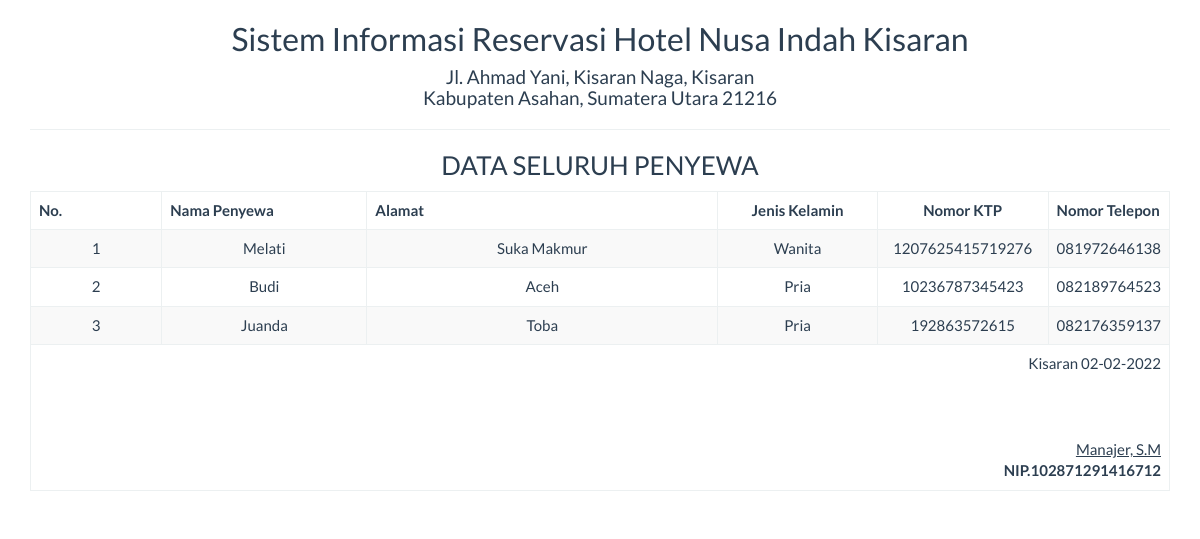
Screenshot of /report/penyewa_semua.php with the database file from the repository.
### tables this page shows
CREATE TABLE `tbl_penyewa` (
  `id_penyewa` int(11) NOT NULL,
  `nama_penyewa` varchar(25) NOT NULL,
  `alamat` varchar(50) NOT NULL,
  `jenkel` varchar(10) NOT NULL,
  `no_ktp` varchar(16) NOT NULL,
  `notelp` varchar(12) NOT NULL
);

### report/penyewa_semua.php (the view, shortened to what this page needs)
<!DOCTYPE html>
<html>
    <head>
        <link href="../Assets/css/bootstrap.min.css" rel="stylesheet" type="text/css"/>
    </head>
    <body onload="print()">
        <?php
        include '../config/koneksi.php';
        ?>
        <div class="container">
            <div class='row'>
                <div class="col-sm-12">
                    <div class="text-center">
                        <h2>Sistem Informasi Reservasi Hotel Nusa Indah Kisaran </h2>
                        <h4>Jl. Ahmad Yani, Kisaran Naga, Kisaran <br>
                              Kabupaten Asahan, Sumatera Utara 21216</h4>
                        <hr>
                        <h3>DATA SELURUH PENYEWA</h3>
                        <table class="table table-bordered table-striped table-hover">
                        <tbody>
                                <thead>
								<tr>
									<th>No.</th><th width="18%">Nama Penyewa</th><th>Alamat</th><th width="14%"><center>Jenis Kelamin</center></th><th width="15%"><center>Nomor KTP</center></th><th width="10%">Nomor Telepon</th>
								</tr>
								</thead>
							<tbody>
                            <?php
                            $sql = "SELECT * FROM tbl_penyewa";
                            $query = mysqli_query($koneksi, $sql) or die("SQL Anda Salah");
                            $nomor = 0;
                            while ($data = mysqli_fetch_array($query)) {
                                $nomor++;
                                ?>
                                <tr>
                                    <td><?= $nomor ?></td>
									<td><?= $data['nama_penyewa'] ?></td>
                                    <td><?= $data['alamat'] ?></td>
									<td><?= $data['jenkel'] ?></td>
									<td><?= $data['no_ktp'] ?></td>
									<td><?= $data['notelp'] ?></td>
                                </tr>
                            <?php } ?>
							</tbody>
                        </tbody>
                            <tfoot>
                                <tr>
                                    <td colspan="8" class="text-right">
                                        Kisaran  <?= date("d-m-Y") ?>
                                        <br><br><br><br>
                                        <u>Manajer, S.M<strong></u><br>
                                        NIP.102871291416712
									</td>
								</tr>
							</tfoot>
                        </table>
                    </div>
                </div>
            </div>
    </body>
</html>

### rows the page displays
tbl_penyewa: nama_penyewa "Melati", alamat "Suka Makmur", jenkel "Wanita", no_ktp "1207625415719276", notelp "081972646138"
tbl_penyewa: nama_penyewa "Budi", alamat "Aceh", jenkel "Pria", no_ktp "10236787345423", notelp "082189764523"
tbl_penyewa: nama_penyewa "Juanda", alamat "Toba", jenkel "Pria", no_ktp "192863572615", notelp "082176359137"
